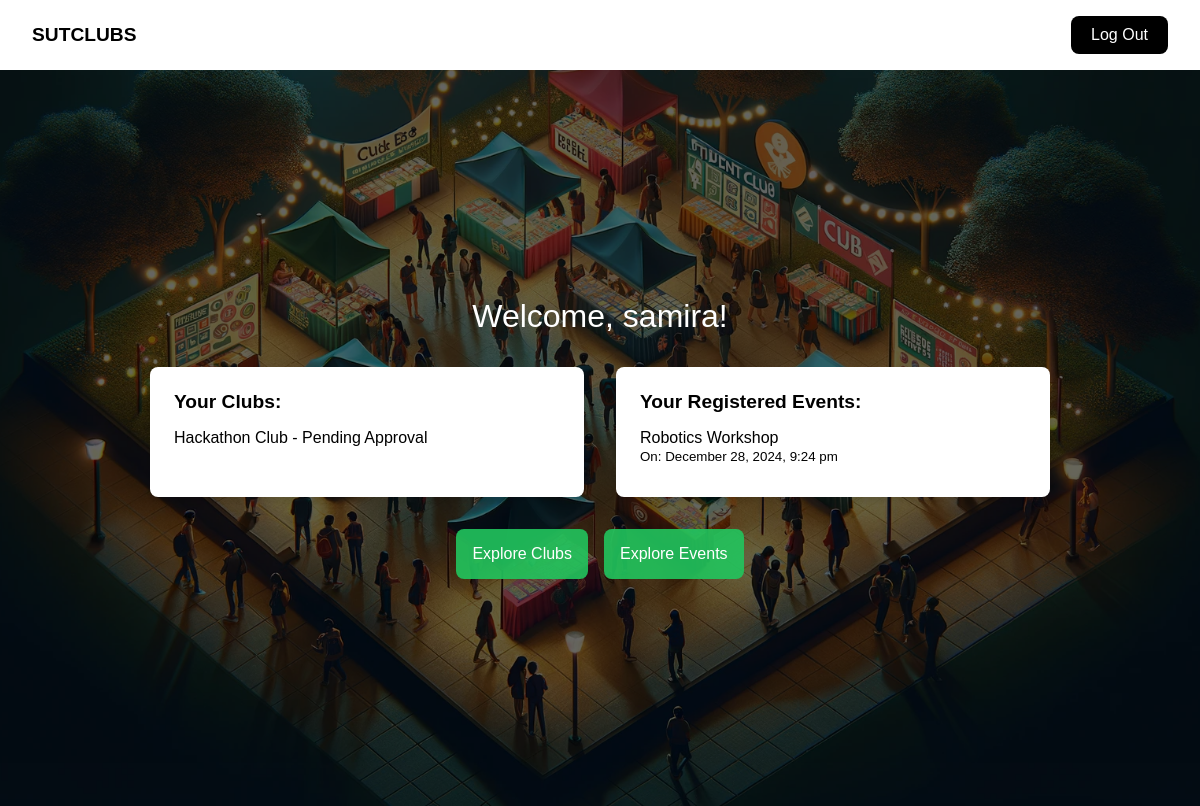
/userDashboard.php (signed in), run on the app's committed database.
### tables this page shows
CREATE TABLE `club_members` (
  `id` int NOT NULL AUTO_INCREMENT,
  `club_name` varchar(255) NOT NULL,
  `full_name` varchar(255) NOT NULL,
  `student_id` varchar(50) NOT NULL,
  `email` varchar(255) NOT NULL,
  `phone` varchar(20) NOT NULL,
  `role` varchar(50) NOT NULL,
  `created_at` timestamp NULL DEFAULT CURRENT_TIMESTAMP,
  `status` varchar(50) NOT NULL DEFAULT 'Pending',
  PRIMARY KEY (`id`)
);

CREATE TABLE `clubs` (
  `id` int NOT NULL AUTO_INCREMENT,
  `name` varchar(255) NOT NULL,
  `description` text,
  `image_path` varchar(255) DEFAULT NULL,
  `created_at` timestamp NULL DEFAULT CURRENT_TIMESTAMP,
  PRIMARY KEY (`id`)
);

CREATE TABLE `events` (
  `id` int NOT NULL,
  `title` varchar(255) NOT NULL,
  `description` text,
  `date_time` datetime DEFAULT NULL,
  `photo_url` varchar(255) DEFAULT NULL,
  `max_registrations` int DEFAULT '0',
  `current_registrations` int DEFAULT '0',
  `club_id` int DEFAULT NULL,
  PRIMARY KEY (`id`),
  KEY `fk_club_events` (`club_id`),
  CONSTRAINT `fk_club_events` FOREIGN KEY (`club_id`) REFERENCES `clubs` (`id`) ON DELETE CASCADE
);

### userDashboard.php (the view, shortened to what this page needs)
<?php
$config = include('config.php');
$full_name = $_SESSION["full_name"];
$email = $_SESSION["email"];
$servername = "localhost";
$username = $config['username'];
$password = $config['password'];
$dbname = "sutclubs";
$conn = new mysqli($servername, $username, $password, $dbname);
$user_clubs_query = "
    SELECT c.name AS club_name, cm.status AS membership_status
    FROM club_members cm
    JOIN clubs c ON cm.club_name = c.name
    WHERE cm.email = ?";
$stmt = $conn->prepare($user_clubs_query);
$stmt->bind_param("s", $email);
$stmt->execute();
$clubs_result = $stmt->get_result();
$user_clubs = [];
while ($row = $clubs_result->fetch_assoc()) {
    $user_clubs[] = ['club_name' => $row['club_name'], 'membership_status' => $row['membership_status']];
}
$user_events_query = "
    SELECT e.title AS event_title, e.date_time
    FROM event_registrations er
    JOIN events e ON er.event_id = e.id
    JOIN users u ON er.user_id = u.id
    WHERE u.email = ?";
$stmt = $conn->prepare($user_events_query);
$stmt->bind_param("s", $email);
$stmt->execute();
$events_result = $stmt->get_result();
$user_events = [];
while ($row = $events_result->fetch_assoc()) {
    $user_events[] = ['title' => $row['event_title'], 'date_time' => $row['date_time']];
}
?>
<!DOCTYPE html>
<html lang="en">
<head>
</head>
<body>
    <div class="navbar">
        <div class="logo">SUTCLUBS</div>
        <div class="nav-right">
            <a href="logOut.php" class="signup-button">Log Out</a>
        </div>
    </div>
    <div class="main-content">
        <div class="overlay"></div>
        <div class="content">
            <div class="welcome">
                Welcome, <?php echo htmlspecialchars($full_name); ?>!
            </div>
            <div class="cards-container">
                <div class="card">
                    <h3>Your Clubs:</h3>
                    <ul>
                        <?php if (count($user_clubs) > 0): ?>
                            <?php foreach ($user_clubs as $club): ?>
                                <?php if ($club['membership_status'] === 'approved'): ?>
                                    <li><?php echo htmlspecialchars($club['club_name']); ?></li>
                                <?php elseif ($club['membership_status'] === 'Pending'): ?>
                                    <li style="color: black;"><?php echo htmlspecialchars($club['club_name']); ?> - Pending Approval</li>
                                <?php endif; ?>
                            <?php endforeach; ?>
                        <?php else: ?>
                            <li>You are not a member of any clubs yet.</li>
                        <?php endif; ?>
                    </ul>
                </div>
                <div class="card">
                    <h3>Your Registered Events:</h3>
                    <ul>
                        <?php if (count($user_events) > 0): ?>
                            <?php foreach ($user_events as $event): ?>
                                <li>
                                    <?php echo htmlspecialchars($event['title']); ?>
                                    <br>
                                    <small>On: <?php echo date('F j, Y, g:i a', strtotime($event['date_time'])); ?></small>
                                </li>
                            <?php endforeach; ?>
                        <?php else: ?>
                            <li>You are not registered for any events yet.</li>
                        <?php endif; ?>
                    </ul>
                </div>
            </div>
            <div class="button-container">
                <button class="action-button" onclick="window.location.href='userClubs.php';">Explore Clubs</button>
                <button class="action-button" onclick="window.location.href='userEvents.php';">Explore Events</button>
            </div>
        </div>
    </div>
</body>
</html>

### userDashboard.php (style rules this page uses)
:root { --primary-green: rgba(34, 197, 94, 0.9); --dark-overlay: rgba(0, 0, 0, 0.6); --white: #ffffff; }
* { margin: 0; padding: 0; box-sizing: border-box; }
body { font-family: 'Arial', sans-serif; background: url('./uploads/webProject1.webp') no-repeat center center fixed; background-size: cover; min-height: 100vh; color: var(--white); }
.navbar { display: flex; justify-content: space-between; align-items: center; padding: 1rem 2rem; background-color: var(--white); }
.nav-right { display: flex; gap: 10px; align-items: center; text-decoration: none; color: black; }
.logo { font-weight: bold; font-size: 1.2rem; color: black; }
.signup-button { padding: 10px 20px; background-color: black; color: white; border-radius: 8px; font-size: 16px; font-weight: 500; cursor: pointer; text-decoration: none; }
.main-content { position: relative; min-height: calc(100vh - 4rem); display: flex; flex-direction: column; align-items: center; justify-content: center; padding: 2rem; text-align: center; }
.overlay { position: absolute; top: 0; left: 0; right: 0; bottom: 0; background-color: var(--dark-overlay); z-index: 1; }
.content { z-index: 2; max-width: 900px; width: 100%; }
.welcome { font-size: 2rem; margin-bottom: 1.5rem; }
.cards-container { display: grid; grid-template-columns: repeat(2, 1fr); gap: 2rem; margin-top: 2rem; }
.card { background: var(--white); color: black; padding: 1.5rem; border-radius: 8px; box-shadow: 0 4px 6px rgba(0, 0, 0, 0.1); text-align: left; }
.card h3 { margin-bottom: 1rem; font-size: 1.2rem; }
.card ul { list-style: none; padding: 0; }
.card li { margin-bottom: 0.5rem; }
.button-container { margin-top: 2rem; display: flex; justify-content: center; gap: 1rem; }
.action-button, .logout-button { padding: 1rem; font-size: 1rem; border: none; border-radius: 8px; background-color: var(--primary-green); color: var(--white); cursor: pointer; transition: transform 0.2s; }

### data on the page
club_members: clubs.name "Hackathon Club"
events: title "Robotics Workshop", date_time "December 28, 2024, 9:24 pm"

### other printed values
$full_name "samira"
